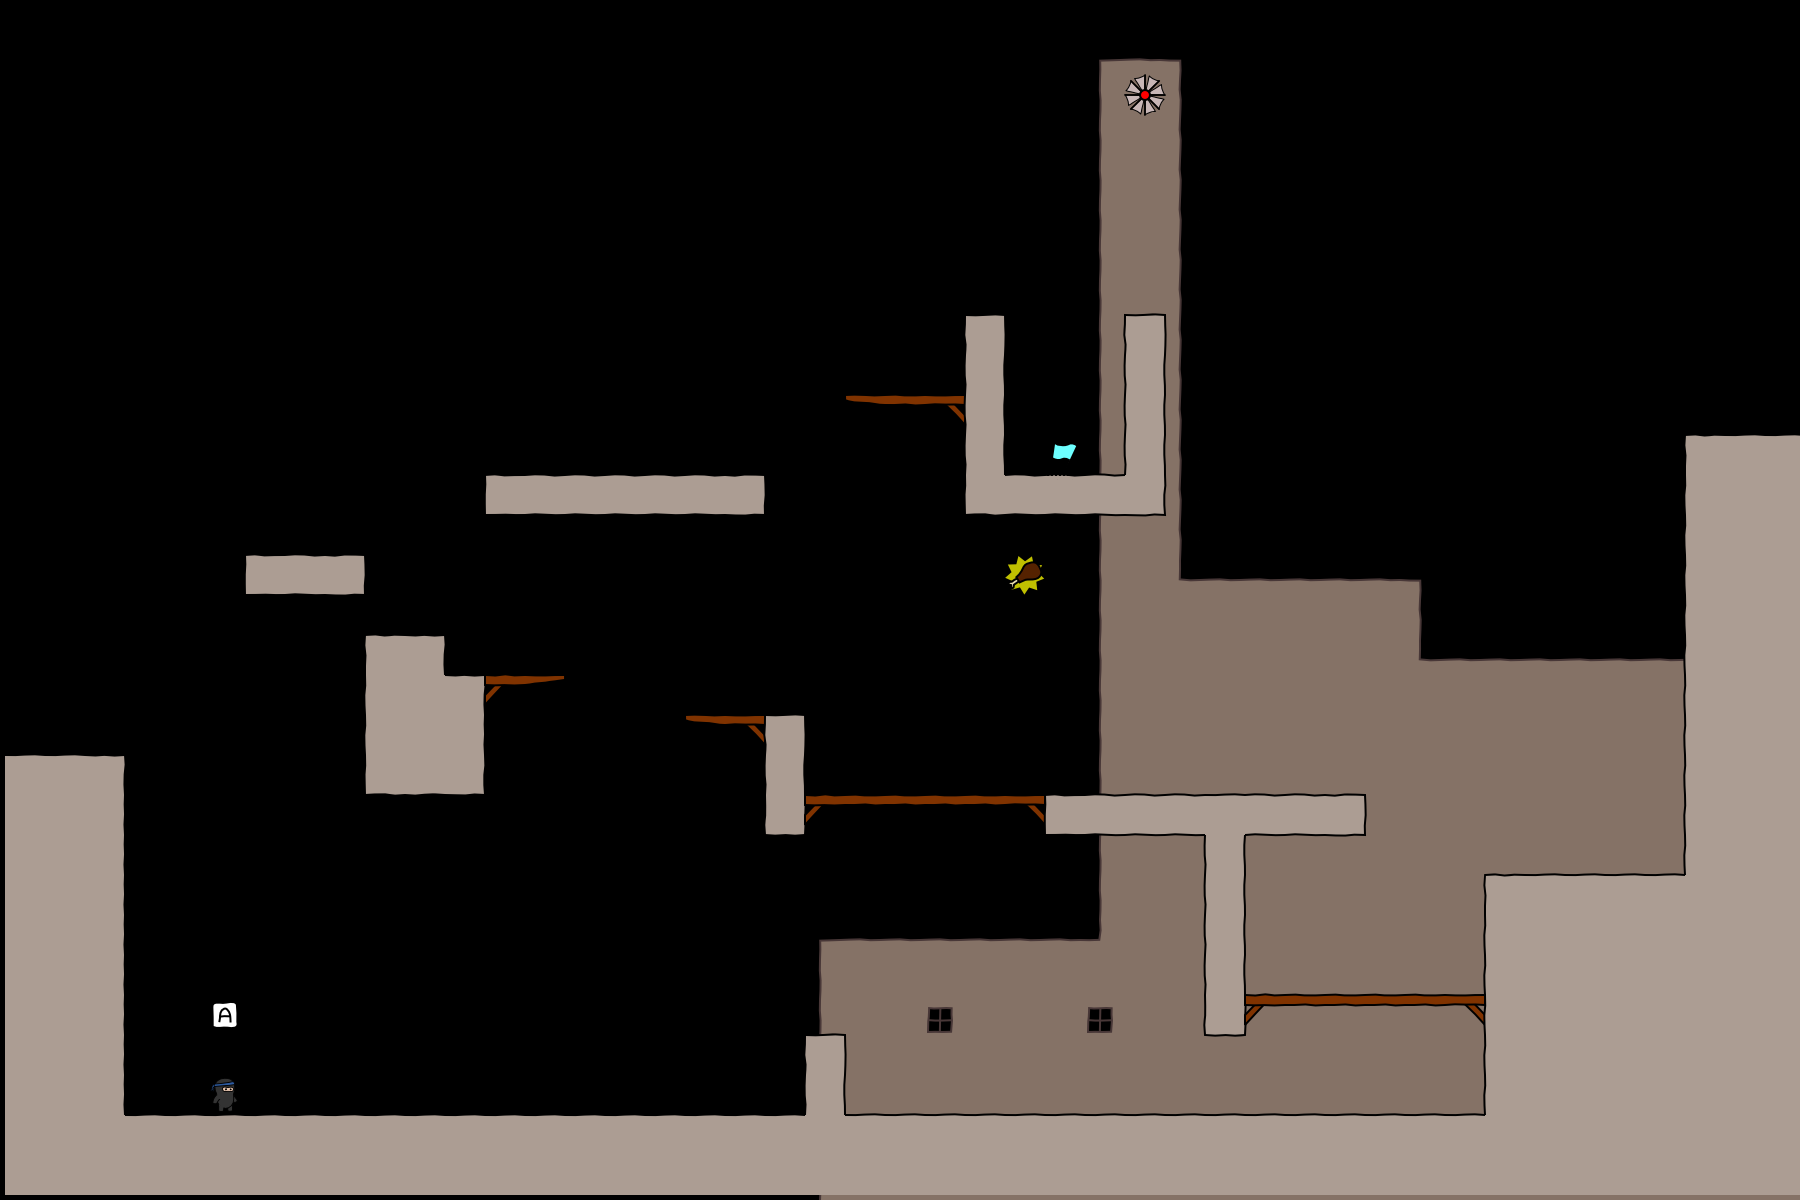

The image is a tile-based game level rendered from a .tmx file. Its description and source (layers, tilesets, objects; grid data summarised) follow:
An orthogonal 45x30 tile map with 40x40 px tiles, 4 tile layers (bg, walls, objects, fg), 3 tilesets.

<map version="1.0" orientation="orthogonal" width="45" height="30" tilewidth="40" tileheight="40">
 <tileset firstgid="1" name="world1" tilewidth="50" tileheight="50">
  <image source="world1.png" width="400" height="400" />
 </tileset>
 <tileset firstgid="65" name="objectpalette" tilewidth="50" tileheight="50">
  <image source="objectpalette.png" width="400" height="500" />
 </tileset>
 <tileset firstgid="145" name="background" tilewidth="40" tileheight="40">
  <image source="background1.png" width="320" height="600" />
 </tileset>
 <layer name="bg" width="45" height="30">
  <data>[1350 cells, 358 non-empty, 9 distinct tile ids]</data>
 </layer>
 <layer name="walls" width="45" height="30">
  <data>[1350 cells, 270 non-empty, 21 distinct tile ids]</data>
 </layer>
 <layer name="objects" width="45" height="30">
  <data>[1350 cells, 4 non-empty, 4 distinct tile ids]</data>
 </layer>
 <layer name="fg" width="45" height="30">
  <data>[1350 cells, 0 non-empty, 0 distinct tile ids]</data>
 </layer>
</map>
